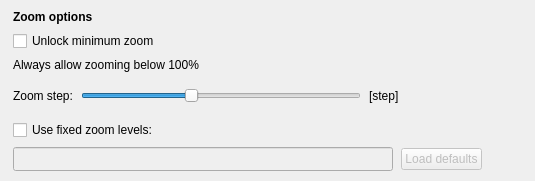
                <widget class="QWidget" name="zoomGroup" native="true">
                 <property name="accessibleName">
                  <string notr="true">SGroup</string>
                 </property>
                 <layout class="QVBoxLayout" name="verticalLayout_8">
                  <property name="spacing">
                   <number>7</number>
                  </property>
                  <property name="leftMargin">
                   <number>13</number>
                  </property>
                  <property name="topMargin">
                   <number>10</number>
                  </property>
                  <property name="rightMargin">
                   <number>13</number>
                  </property>
                  <property name="bottomMargin">
                   <number>10</number>
                  </property>
                  <item>
                   <widget class="QLabel" name="label_19">
                    <property name="font">
                     <font>
                      <bold>true</bold>
                     </font>
                    </property>
                    <property name="text">
                     <string>Zoom options</string>
                    </property>
                   </widget>
                  </item>
                  <item>
                   <widget class="QCheckBox" name="unlockMinZoomCheckBox">
                    <property name="text">
                     <string>Unlock minimum zoom</string>
                    </property>
                   </widget>
                  </item>
                  <item>
                   <widget class="QLabel" name="label_44">
                    <property name="accessibleName">
                     <string notr="true">SNoteText</string>
                    </property>
                    <property name="text">
                     <string>Always allow zooming below 100%</string>
                    </property>
                   </widget>
                  </item>
                  <item>
                   <widget class="QWidget" name="widget_11" native="true">
                    <property name="accessibleName">
                     <string notr="true">SLine</string>
                    </property>
                   </widget>
                  </item>
                  <item>
                   <layout class="QHBoxLayout" name="horizontalLayout_20" stretch="0,0,0,0">
                    <property name="spacing">
                     <number>8</number>
                    </property>
                    <property name="topMargin">
                     <number>0</number>
                    </property>
                    <property name="rightMargin">
                     <number>0</number>
                    </property>
                    <item>
                     <widget class="QLabel" name="label_12">
                      <property name="text">
                       <string>Zoom step:</string>
                      </property>
                     </widget>
                    </item>
                    <item>
                     <widget class="QSlider" name="zoomStepSlider">
                      <property name="sizePolicy">
                       <sizepolicy hsizetype="Preferred" vsizetype="Fixed">
                        <horstretch>0</horstretch>
                        <verstretch>0</verstretch>
                       </sizepolicy>
                      </property>
                      <property name="minimumSize">
                       <size>
                        <width>280</width>
                        <height>0</height>
                       </size>
                      </property>
                      <property name="maximumSize">
                       <size>
                        <width>300</width>
                        <height>16777215</height>
                       </size>
                      </property>
                      <property name="minimum">
                       <number>1</number>
                      </property>
                      <property name="maximum">
                       <number>50</number>
                      </property>
                      <property name="pageStep">
                       <number>10</number>
                      </property>
                      <property name="value">
                       <number>20</number>
                      </property>
                      <property name="orientation">
                       <enum>Qt::Horizontal</enum>
                      </property>
                      <property name="tickPosition">
                       <enum>QSlider::NoTicks</enum>
                      </property>
                      <property name="tickInterval">
                       <number>5</number>
                      </property>
                     </widget>
                    </item>
                    <item>
                     <widget class="QLabel" name="zoomStepLabel">
                      <property name="sizePolicy">
                       <sizepolicy hsizetype="Preferred" vsizetype="Preferred">
                        <horstretch>0</horstretch>
                        <verstretch>0</verstretch>
                       </sizepolicy>
                      </property>
                      <property name="minimumSize">
                       <size>
                        <width>60</width>
                        <height>0</height>
                       </size>
                      </property>
                      <property name="maximumSize">
                       <size>
                        <width>60</width>
                        <height>16777215</height>
                       </size>
                      </property>
                      <property name="text">
                       <string>[step]</string>
                      </property>
                     </widget>
                    </item>
                    <item>
                     <spacer name="horizontalSpacer_4">
                      <property name="orientation">
                       <enum>Qt::Horizontal</enum>
                      </property>
                      <property name="sizeHint" stdset="0">
                       <size>
                        <width>40</width>
                        <height>20</height>
                       </size>
                      </property>
                     </spacer>
                    </item>
                   </layout>
                  </item>
                  <item>
                   <widget class="QWidget" name="widget_22" native="true">
                    <property name="accessibleName">
                     <string notr="true">SLine</string>
                    </property>
                   </widget>
                  </item>
                  <item>
                   <widget class="QCheckBox" name="useFixedZoomLevelsCheckBox">
                    <property name="text">
                     <string>Use fixed zoom levels:</string>
                    </property>
                   </widget>
                  </item>
                  <item>
                   <widget class="QWidget" name="widget" native="true">
                    <property name="enabled">
                     <bool>false</bool>
                    </property>
                    <layout class="QHBoxLayout" name="horizontalLayout_26">
                     <property name="spacing">
                      <number>8</number>
                     </property>
                     <property name="leftMargin">
                      <number>0</number>
                     </property>
                     <property name="topMargin">
                      <number>0</number>
                     </property>
                     <property name="rightMargin">
                      <number>0</number>
                     </property>
                     <property name="bottomMargin">
                      <number>0</number>
                     </property>
                     <item>
                      <widget class="QLineEdit" name="zoomLevels">
                       <property name="sizePolicy">
                        <sizepolicy hsizetype="Minimum" vsizetype="Fixed">
                         <horstretch>0</horstretch>
                         <verstretch>0</verstretch>
                        </sizepolicy>
                       </property>
                       <property name="minimumSize">
                        <size>
                         <width>380</width>
                         <height>24</height>
                        </size>
                       </property>
                      </widget>
                     </item>
                     <item>
                      <widget class="QPushButton" name="resetZoomLevelsButton">
                       <property name="text">
                        <string>Load defaults</string>
                       </property>
                      </widget>
                     </item>
                     <item>
                      <spacer name="horizontalSpacer_30">
                       <property name="orientation">
                        <enum>Qt::Horizontal</enum>
                       </property>
                       <property name="sizeHint" stdset="0">
                        <size>
                         <width>40</width>
                         <height>20</height>
                        </size>
                       </property>
                      </spacer>
                     </item>
                    </layout>
                   </widget>
                  </item>
                 </layout>
                </widget>
